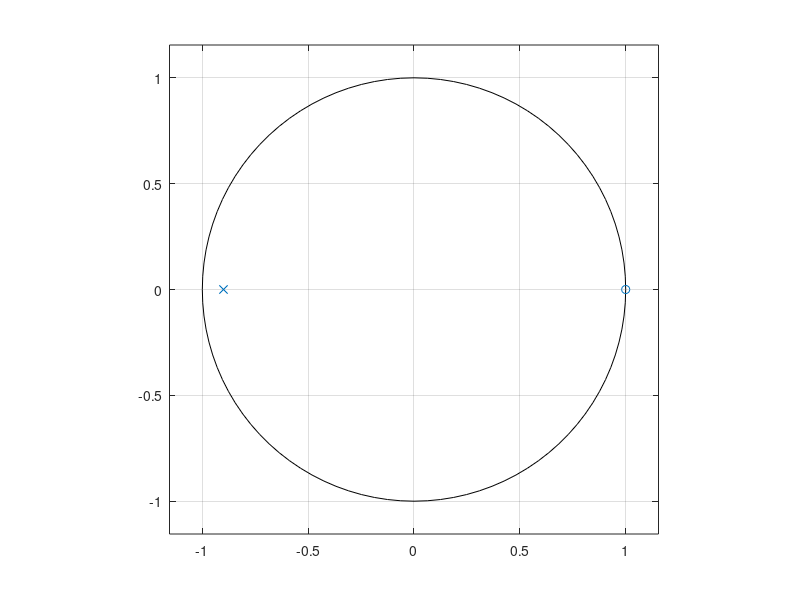
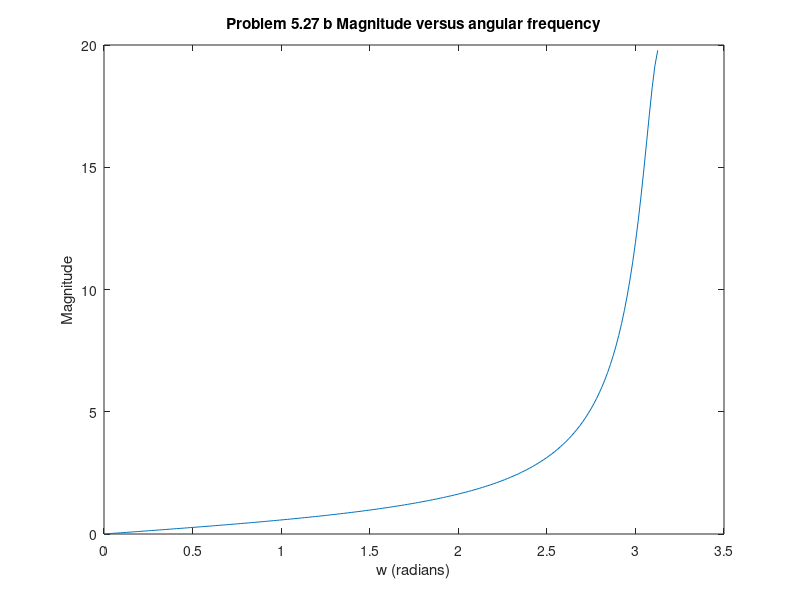
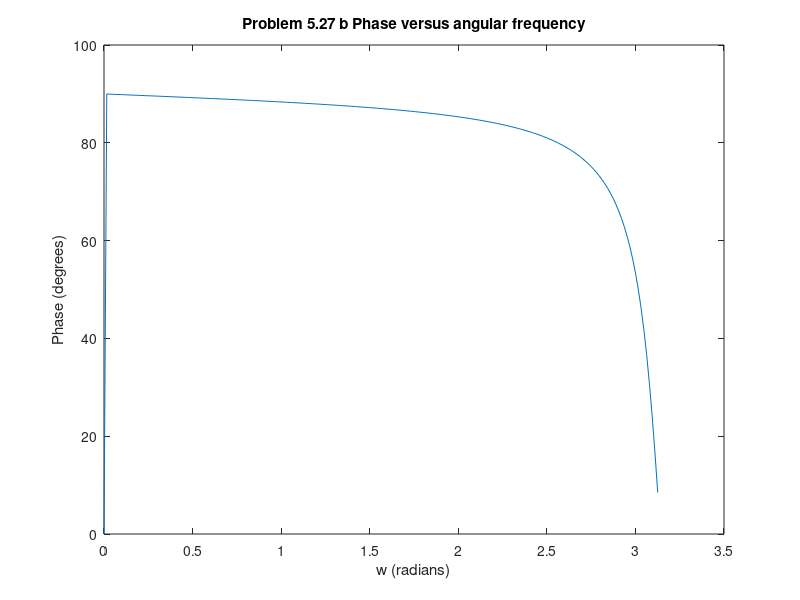

Recreate these plots in MATLAB, in order.
%Author: Brian Wilcox
%Date: 2/20/2017
%Class: EECE 5666
%Problem 5.27

%Part a and b
b = [1 -1];
a = [1 0.9];
figure(1)
zplane(b,a)
N = 200;
%Set k to 1 for base case
k = 1;
%Compute H(w) using freqz
[H,w] = freqz(b,a,N)
mag = abs(H);
phase = 180 /pi * angle(H);

figure(2)
plot(w,mag)
xlabel('w (radians)')
ylabel('Magnitude')
title('Problem 5.27 b Magnitude versus angular frequency')

figure(3)
plot(w,phase)
xlabel('w (radians)')
ylabel('Phase (degrees)')
title('Problem 5.27 b Phase versus angular frequency')